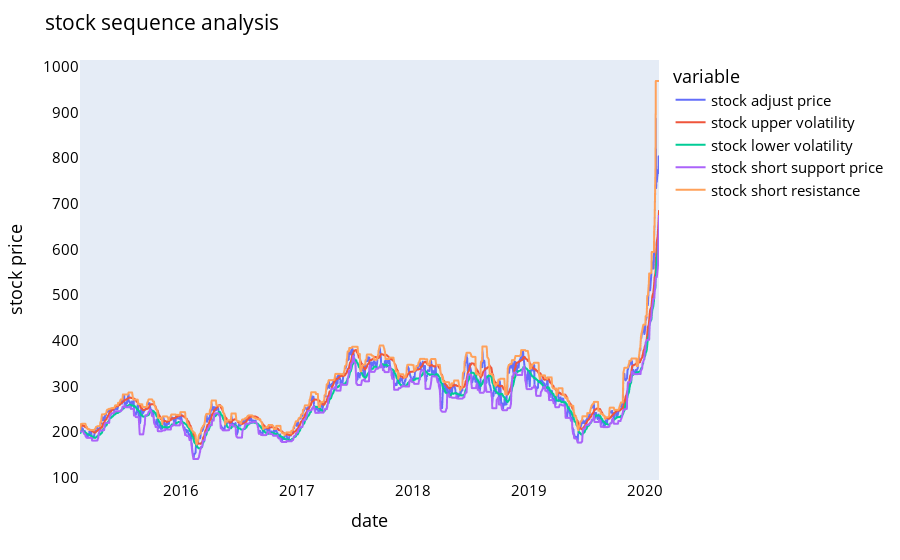

The code cell stored with this chart in its notebook:
### Code cell
fig = px.line(
    maindf, 
    x=maindf.date,
    y=[
        maindf['adj_close'],
        maindf['upper_volatility'],
        maindf['lower_volatility'],
        maindf['short_support'],
        maindf['short_resistance'],
    ],
    labels={'date':'date','value':"stock price"},
)
fig.update_layout(
    title_text='stock sequence analysis',
    font_size=15,
    font_color='black'
)
fig.for_each_trace(lambda t:t.update(name=next(names)))
fig.update_xaxes(showgrid=False)
fig.update_yaxes(showgrid=False)
fig.show()

### Figure 1 — Plotly figure (JSON) as saved in the notebook; plotly's stock layout.template omitted (floating-point values rounded to 4 significant figures; data arrays with more than 128 entries replaced by an {"elided": "..."} marker saying what was removed)
{"data": [{"hovertemplate": "variable=adj_close<br>date=%{x}<br>stock price=%{y}<extra></extra>", "legendgroup": "adj_close", "line": {"color": "#636efa", "dash": "solid"}, "marker": {"symbol": "circle"}, "mode": "lines", "name": "stock adjust price", "showlegend": true, "type": "scattergl", "x": {"elided": "1259 str values"}, "xaxis": "x", "y": {"elided": "1259 float values"}, "yaxis": "y"}, {"hovertemplate": "variable=upper_volatility<br>date=%{x}<br>stock price=%{y}<extra></extra>", "legendgroup": "upper_volatility", "line": {"color": "#EF553B", "dash": "solid"}, "marker": {"symbol": "circle"}, "mode": "lines", "name": "stock upper volatility", "showlegend": true, "type": "scattergl", "x": {"elided": "1259 str values"}, "xaxis": "x", "y": {"elided": "1259 float values"}, "yaxis": "y"}, {"hovertemplate": "variable=lower_volatility<br>date=%{x}<br>stock price=%{y}<extra></extra>", "legendgroup": "lower_volatility", "line": {"color": "#00cc96", "dash": "solid"}, "marker": {"symbol": "circle"}, "mode": "lines", "name": "stock lower volatility", "showlegend": true, "type": "scattergl", "x": {"elided": "1259 str values"}, "xaxis": "x", "y": {"elided": "1259 float values"}, "yaxis": "y"}, {"hovertemplate": "variable=short_support<br>date=%{x}<br>stock price=%{y}<extra></extra>", "legendgroup": "short_support", "line": {"color": "#ab63fa", "dash": "solid"}, "marker": {"symbol": "circle"}, "mode": "lines", "name": "stock short support price", "showlegend": true, "type": "scattergl", "x": {"elided": "1259 str values"}, "xaxis": "x", "y": {"elided": "1259 float values"}, "yaxis": "y"}, {"hovertemplate": "variable=short_resistance<br>date=%{x}<br>stock price=%{y}<extra></extra>", "legendgroup": "short_resistance", "line": {"color": "#FFA15A", "dash": "solid"}, "marker": {"symbol": "circle"}, "mode": "lines", "name": "stock short resistance", "showlegend": true, "type": "scattergl", "x": {"elided": "1259 str values"}, "xaxis": "x", "y": {"elided": "1259 float values"}, "yaxis": "y"}], "layout": {"font": {"color": "black", "size": 15}, "legend": {"title": {"text": "variable"}, "tracegroupgap": 0}, "margin": {"t": 60}, "title": {"text": "stock sequence analysis"}, "xaxis": {"anchor": "y", "domain": [0, 1], "showgrid": false, "title": {"text": "date"}}, "yaxis": {"anchor": "x", "domain": [0, 1], "showgrid": false, "title": {"text": "stock price"}}}}
